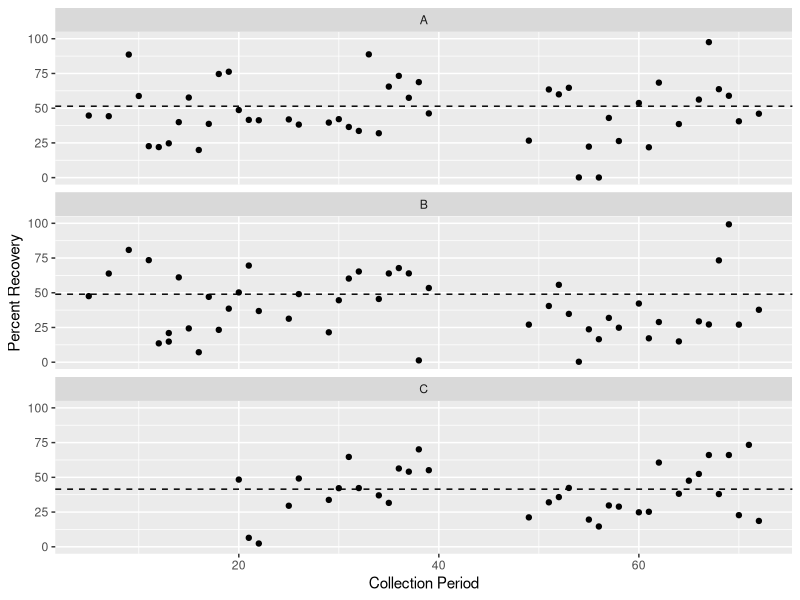
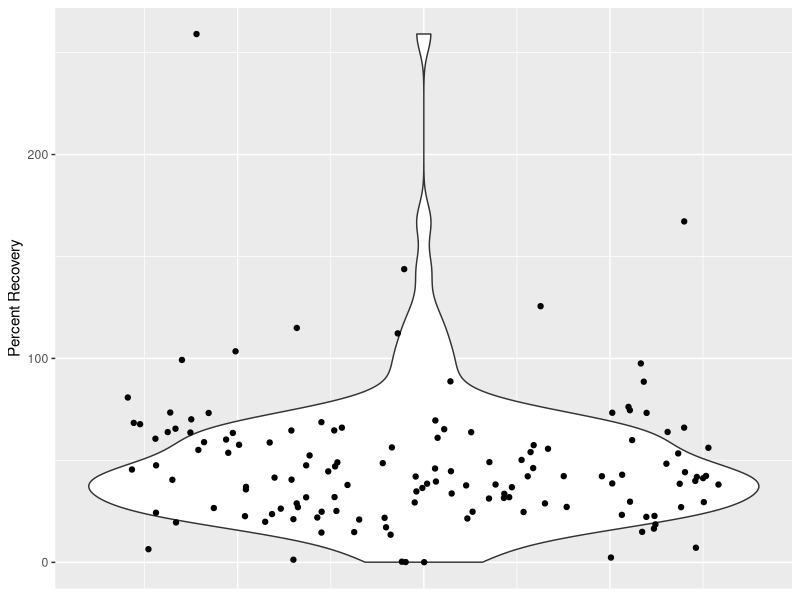

These figures' R source, in order: (Note: this script raises an error after producing the figures.)
#Load Libraries
library(tidyverse)
library(plyr)
library(dplyr)

#Load Data 
recovery_data = read.csv("./data/raw_data/QC/recovery_data.csv")
names(recovery_data)[1]= "collection_num"

calf_guard = read.csv("./data/raw_data//QC/calfguard.csv")
names(calf_guard)[1]= "sample_id"

#Generate Sampling Data Set
#Sampling Data 
sample_data = data.frame("collection_num" = 5:72, "date" = c("2020-06-16", "2020-06-23", "2020-06-30", "2020-07-07", 
                                                             "2020-07-14", "2020-07-21", "2020-07-28", "2020-08-04", 
                                                             "2020-08-11", "2020-08-18", "2020-08-25", "2020-09-01", 
                                                             "2020-09-08", "2020-09-15", "2020-09-22", "2020-09-29", 
                                                             "2020-10-06", "2020-10-13", "2020-10-20", "2020-10-27",
                                                             "2020-11-02", "2020-11-04", "2020-11-09", "2020-11-11", 
                                                             "2020-11-16", "2020-11-18", "2020-11-23", "2020-11-25", 
                                                             "2020-11-30", "2020-12-02", "2020-12-07", "2020-12-09", 
                                                             "2020-12-14", "2020-12-16", "2020-12-21", "2020-12-23", 
                                                             "2020-12-28", "2021-01-04", "2021-01-11", "2021-01-13", 
                                                             "2021-01-19", "2021-01-20", "2021-01-25", "2021-01-27", 
                                                             "2021-02-01", "2021-02-03", "2021-02-08", "2021-02-10", 
                                                             "2021-02-15", "2021-02-17", "2021-02-22", "2021-02-24", 
                                                             "2021-03-01", "2021-03-03", "2021-03-08", "2021-03-10", 
                                                             "2021-03-15", "2021-03-17", "2021-03-22", "2021-03-24", 
                                                             "2021-03-29", "2021-03-31", "2021-04-05", "2021-04-07", 
                                                             "2021-04-12", "2021-04-14", "2021-04-19", "2021-04-21"), stringsAsFactors = FALSE)

sample_data$date = as.Date(sample_data$date)
sample_data$collection_num = as.character(sample_data$collection_num)

recovery_data = recovery_data %>% drop_na() 
recovery_data$ct = as.numeric(recovery_data$ct)

recovery_data = plyr::ddply(recovery_data,.(sample_id, cg_num),plyr::summarize, avg_ct = mean(ct))
recovery_data = recovery_data %>% separate(sample_id, into = c("wrf", "collection_num", "rep"), sep = "_") %>% drop_na()
recovery_data$collection_num = as.numeric(recovery_data$collection_num)

recovery_average = plyr::ddply(recovery_data,.(wrf, collection_num),plyr::summarize, avg_ct = mean(avg_ct))

recovery_data = recovery_data %>% mutate(copies_ul_rxn = 10^((avg_ct-30.7)/-3.238))
recovery_data = recovery_data %>% mutate(copies_ul_sample = copies_ul_rxn *20/2*25/3*60/280)

calf_guard = plyr::ddply(calf_guard,.(sample_id),plyr::summarize, avg_ct = mean(ct))
calf_guard = calf_guard %>% separate(sample_id, into = c("CG", "cg_num"), sep = "_") %>% drop_na()
calf_guard$cg_num = as.numeric(calf_guard$cg_num)

calf_guard = calf_guard %>% mutate(copies_ul_rxn = 10^((avg_ct-30.7)/-3.238))
calf_guard = calf_guard %>% mutate(copies_ul_input = copies_ul_rxn *20/2*25/3*60/50*40/40000)


recovery_calc_1 = recovery_data %>% select(wrf, collection_num, cg_num, copies_ul_sample)
recovery_calc_2 = calf_guard %>% select(cg_num, copies_ul_input)

recovery_calc = left_join(recovery_calc_1, recovery_calc_2, by = "cg_num")
recovery_calc = recovery_calc %>% mutate(percent_recovery = 100*(copies_ul_sample/copies_ul_input))

recovery_calc$wrf = fct_recode(recovery_calc$wrf, A = "NO", B = "MI", C = "CC")
recovery_calc$wrf = ordered(recovery_calc$wrf, levels = c("A", "B", "C"))

rec_avg_wrf = recovery_calc %>% drop_na()
rec_avg_wrf = plyr::ddply(rec_avg_wrf,.(wrf),plyr::summarize, avg_rec = mean(percent_recovery))

ggplot() + 
  geom_point(data = recovery_calc, aes(x = collection_num, y = percent_recovery)) + 
  geom_hline(data = rec_avg_wrf, aes(yintercept = avg_rec), color="black", linetype="dashed") + 
  ylab("Percent Recovery") + 
  xlab("Collection Period") +
  ylim(0,100) +
  facet_wrap(~wrf, ncol = 1)

recovery_calc %>% ggplot() + geom_violin(aes(x = 1, y = percent_recovery)) + 
  geom_jitter(aes(x = 1, y = percent_recovery)) + 
  ylab("Percent Recovery") + 
  theme(axis.title.x=element_blank(),
        axis.text.x=element_blank(),
        axis.ticks.x=element_blank())

write.csv(recovery_calc, "./data/processed_data/recovery_calculations.csv")
